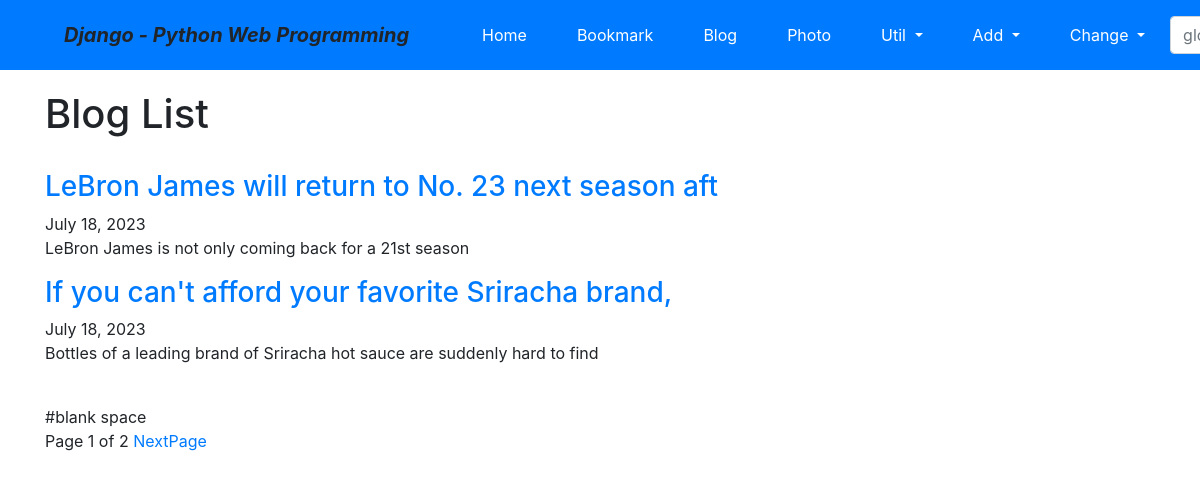
/blog/, run on an earlier commit of the app's database.
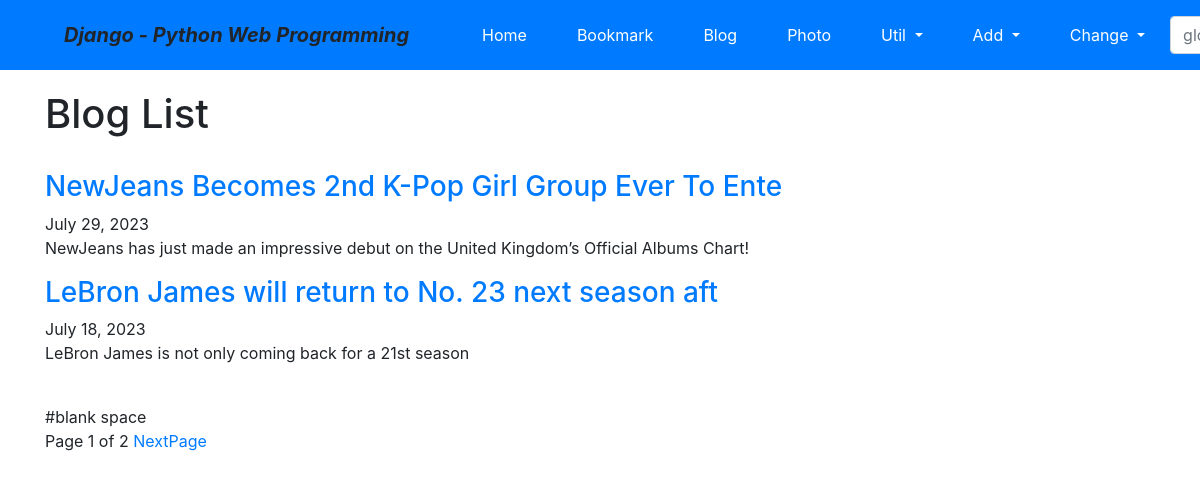
And on a later commit of the database.
### blog/models.py (models this page shows, shortened)
class Post(models.Model):
    title = models.CharField(verbose_name='TITLE', max_length=50)
    slug = models.SlugField('SLUG', unique=True, allow_unicode=True, help_text='one word for title alias.')
    description = models.CharField('DESCRIPTION', max_length=100, blank=True, help_text='simple description text.')
    content = models.TextField('CONTENT')
    create_dt = models.DateTimeField('CREATE DATE', auto_now_add=True)
    modify_dt = models.DateTimeField('MODIFY DATE', auto_now=True)
    tags = TaggableManager(blank=True)
    owner = models.ForeignKey(User, on_delete=models.CASCADE, verbose_name='OWNER', blank=True, null=True)
    class Meta:
        verbose_name = 'post'
        verbose_name_plural = 'posts'
        db_table = 'blog_posts'
        ordering = ('-modify_dt',)
    def get_absolute_url(self):
        return reverse('blog:post_detail', args=(self.slug,))

### blog/views.py (the view)
# urls.py: path('', views.PostLV.as_view(), name='index'),
class PostLV(ListView):
    model = Post
    template_name = 'blog/post_all.html'
    context_object_name = 'posts'
    paginate_by = 2

### blog/templates/blog/post_all.html (shortened to what this page needs)
{% extends "base.html" %}
{% block content %}
<h1>Blog List</h1>
<br>
{% for post in posts %}
    <h3><a href='{{ post.get_absolute_url }}'>{{ post.title }}</a></h3>
    {{ post.modify_dt|date:"N d, Y" }}
    <p>{{ post.description }}</p>
{% endfor %}
<br>   #blank space
<div>
    <span>
        Page {{ page_obj.number }} of {{ page_obj.paginator.num_pages }}
        {% if page_obj.has_next %}
            <a href="?page={{ page_obj.next_page_number }}">NextPage</a>
        {% endif %}
    </span>
</div>
{% endblock %}

What changed in the data, as far as the page shows it:
no longer on this page (row unchanged): Post: title "If you can't afford your favorite Sriracha brand,", modify_dt "July 18, 2023", description "Bottles of a leading brand of Sriracha hot sauce are suddenly hard to find"
added Post: title "NewJeans Becomes 2nd K-Pop Girl Group Ever To Ente", modify_dt "July 29, 2023", description "NewJeans has just made an impressive debut on the United Kingdom’s Official Albums Chart!"
